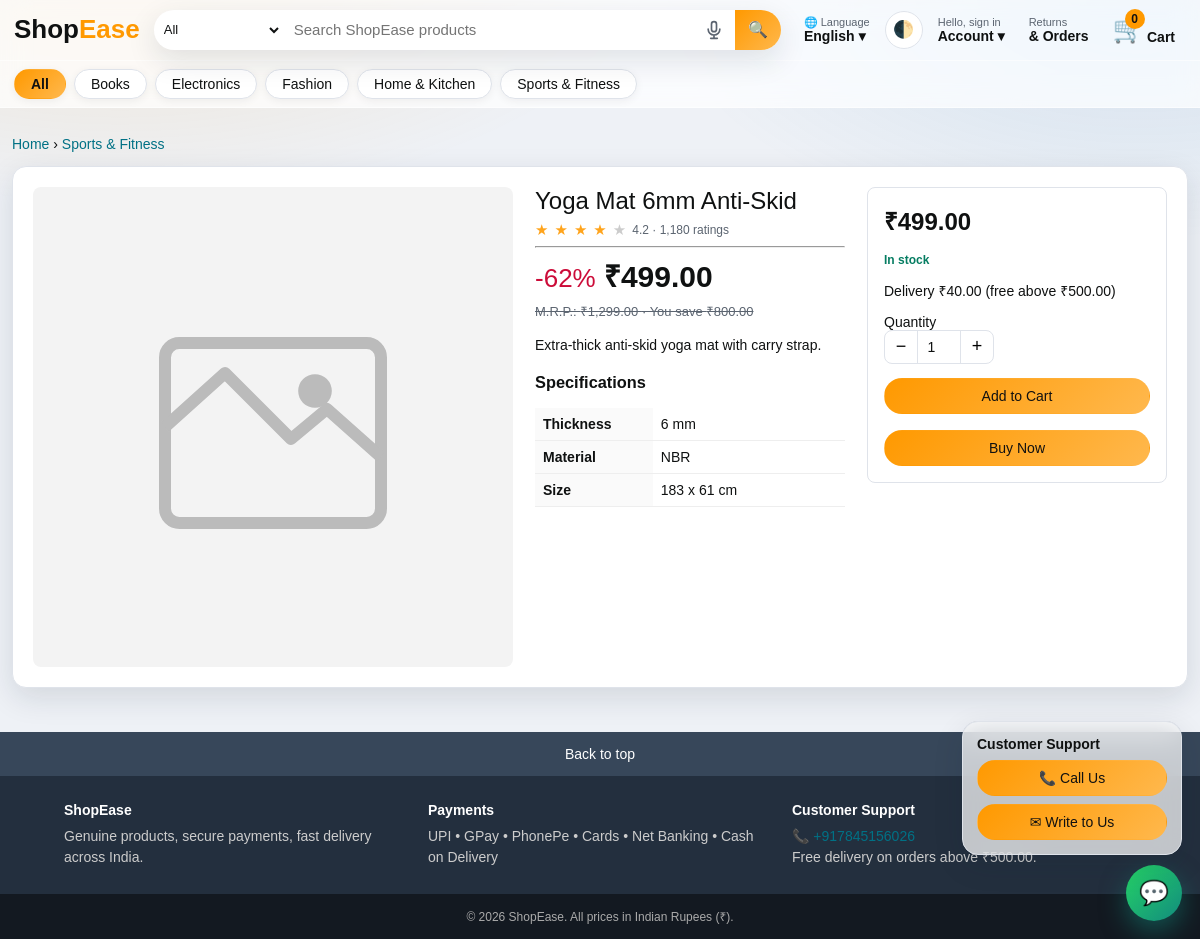
The page /product.php?id=9 on the database its author committed.
### tables this page shows
CREATE TABLE IF NOT EXISTS categories (
    category_id INT UNSIGNED AUTO_INCREMENT PRIMARY KEY,
    name        VARCHAR(100) NOT NULL,
    slug        VARCHAR(120) NOT NULL,
    UNIQUE KEY uq_categories_slug (slug)
);

CREATE TABLE IF NOT EXISTS products (
    product_id     INT UNSIGNED AUTO_INCREMENT PRIMARY KEY,
    category_id    INT UNSIGNED NOT NULL,
    name           VARCHAR(200) NOT NULL,
    description    TEXT NULL,
    specifications TEXT NULL,                     
    mrp_price      DECIMAL(10,2) NOT NULL,
    selling_price  DECIMAL(10,2) NOT NULL,
    stock_quantity INT UNSIGNED NOT NULL DEFAULT 0,
    image_path     VARCHAR(255) NULL,
    rating         DECIMAL(2,1) NOT NULL DEFAULT 4.0,
    rating_count   INT UNSIGNED NOT NULL DEFAULT 0,
    created_at     TIMESTAMP NOT NULL DEFAULT CURRENT_TIMESTAMP,
    KEY idx_products_category (category_id),
    KEY idx_products_name (name),
    KEY idx_products_stock (stock_quantity),
    CONSTRAINT fk_products_category FOREIGN KEY (category_id) REFERENCES categories(category_id) ON DELETE RESTRICT
);

### includes/lang.php (called while the page is built, shortened)
<?php
require_once __DIR__ . '/functions.php';
function lang_code(): string
{
    $l = $_SESSION['lang'] ?? ($_COOKIE['lang'] ?? 'en');
    return in_array($l, ['en', 'ta'], true) ? $l : 'en';
}
function t(string $key, array $repl = []): string
{
    static $dict = [];
    $l = lang_code();
    foreach (['en', $l] as $c) if (!isset($dict[$c])) $dict[$c] = require __DIR__ . '/../lang/' . $c . '.php';
    $s = $dict[$l][$key] ?? $dict['en'][$key] ?? $key;
    return $s;
}
function cat_name(string $slug, string $fallback): string { $k = 'cat_' . $slug; $s = t($k); return $s === $k ? $fallback : $s; }

### lang/en.php (called while the page is built)
<?php
return [
    'all' => 'All', 'hello' => 'Hello', 'sign_in_short' => 'sign in', 'account' => 'Account', 'orders' => '& Orders', 'returns' => 'Returns',
    'cart' => 'Cart', 'sign_in' => 'Sign in', 'create_account' => 'Create account', 'my_orders' => 'My Orders', 'change_password' => 'Change Password',
    'whatsapp_login' => 'WhatsApp Login', 'admin_panel' => 'Admin Panel', 'sign_out' => 'Sign out', 'language' => 'Language', 'theme' => 'Toggle theme',
    'search_placeholder' => 'Search ShopEase products', 'search' => 'Search', 'voice_search' => 'Search by voice', 'listening' => 'Listening…',
    'add_to_cart' => 'Add to Cart', 'quick_view' => 'Quick view', 'buy_now' => 'Buy Now', 'in_stock' => 'In stock', 'out_of_stock' => 'Out of stock', 'only_left' => 'Only :n left in stock',
    'recommended' => 'Recommended for you', 'results_for' => 'Results for', 'no_products' => 'No products found',
    'sort_new' => 'Newest', 'sort_low' => 'Price: Low to High', 'sort_high' => 'Price: High to Low', 'sort_disc' => 'Biggest discount', 'sort_rate' => 'Top rated',
    'cat_electronics' => 'Electronics', 'cat_fashion' => 'Fashion', 'cat_home-kitchen' => 'Home & Kitchen', 'cat_books' => 'Books', 'cat_sports-fitness' => 'Sports & Fitness',
    'checkout' => 'Checkout', 'shipping_address' => 'Shipping address', 'payment_method' => 'Payment method', 'online_payment' => 'Online Payment', 'cod' => 'Cash on Delivery',
    'full_name' => 'Full name', 'mobile' => 'Mobile number', 'street' => 'Street address', 'pincode' => 'Pincode', 'city_district' => 'City / District', 'state' => 'State',
    'order_summary' => 'Order summary', 'items_total' => 'Items total', 'delivery' => 'Delivery', 'net_payable' => 'Net payable', 'free' => 'FREE',
    'support' => 'Customer Support', 'call_us' => 'Call Us', 'write_to_us' => 'Write to Us', 'send' => 'Send', 'cancel' => 'Cancel', 'close' => 'Close',
    'your_name' => 'Your name', 'your_email' => 'Your email', 'order_id_optional' => 'Order ID (optional)', 'your_query' => 'Your query',
    'cancel_order' => 'Cancel Order', 'cancel_reason' => 'Reason for cancellation', 'confirm_cancel' => 'Confirm cancellation', 'back_to_top' => 'Back to top',
];

### config/db.php (called while the page is built, shortened)
<?php
final class Database
{
    private static ?PDO $pdo = null;
    public static function getConnection(): PDO
    {
        if (self::$pdo === null) {
            $dsn = sprintf('mysql:host=%s;port=%s;dbname=%s;charset=utf8mb4', DB_HOST, DB_PORT, DB_NAME);
            try {
                self::$pdo = new PDO($dsn, DB_USER, DB_PASS, [
                    PDO::ATTR_ERRMODE            => PDO::ERRMODE_EXCEPTION,
                    PDO::ATTR_DEFAULT_FETCH_MODE => PDO::FETCH_ASSOC,
                    PDO::ATTR_EMULATE_PREPARES   => false,
                    PDO::MYSQL_ATTR_INIT_COMMAND => "SET time_zone = '+05:30'",
                ]);
            } catch (PDOException $e) {
                error_log('DB connection failed: ' . $e->getMessage());
                http_response_code(500);
                exit(APP_DEBUG ? 'Database error: ' . htmlspecialchars($e->getMessage()) : 'Service temporarily unavailable.');
            }
        }
        return self::$pdo;
    }
}

### product.php (the view, shortened to what this page needs)
<?php
require_once __DIR__ . '/includes/functions.php';
$db = Database::getConnection();
$id = (int)($_GET['id'] ?? 0);
$st = $db->prepare('SELECT p.*, c.name AS category_name, c.slug FROM products p JOIN categories c ON c.category_id = p.category_id WHERE p.product_id = ?');
$st->execute([$id]);
$p = $st->fetch();
$imgs = [];
$mainSrc = product_image($imgs[0] ?? null);
$specs = [];
foreach (preg_split('/\r?\n/', (string)$p['specifications']) as $line) {
    if (str_contains($line, ':')) { [$k, $v] = array_map('trim', explode(':', $line, 2)); if ($k !== '') $specs[$k] = $v; }
}
$off = discount_percent((float)$p['mrp_price'], (float)$p['selling_price']);
$stock = (int)$p['stock_quantity'];
require __DIR__ . '/includes/header.php';
?>
<p><a href="<?= url('index.php') ?>">Home</a> › <a href="<?= url('index.php?cat=' . urlencode($p['slug'])) ?>"><?= e($p['category_name']) ?></a></p>
<div class="detail panel">
  <div class="gallery">
    <div class="main"><img id="mainImg" src="<?= e($mainSrc) ?>" alt="<?= e($p['name']) ?>"></div>
  </div>
  <div>
    <h1><?= e($p['name']) ?></h1>
    <div class="rating"><?= stars_html((float)$p['rating']) ?> <span><?= number_format((float)$p['rating'], 1) ?> · <?= number_format((int)$p['rating_count']) ?> ratings</span></div>
    <hr>
    <div class="price-row">
      <?php if ($off > 0): ?><span style="color:#cc0c39;font-size:26px">-<?= $off ?>%</span><?php endif; ?>
      <span class="price" style="font-size:30px"><?= money($p['selling_price']) ?></span>
    </div>
    <?php if ($off > 0): ?><div class="mrp">M.R.P.: <?= money($p['mrp_price']) ?> · You save <?= money((float)$p['mrp_price'] - (float)$p['selling_price']) ?></div><?php endif; ?>
    <p style="line-height:1.6"><?= nl2br(e($p['description'])) ?></p>
    <?php if ($specs): ?>
      <h3>Specifications</h3>
      <table class="spec"><?php foreach ($specs as $k => $v): ?><tr><td><?= e($k) ?></td><td><?= e($v) ?></td></tr><?php endforeach; ?></table>
    <?php endif; ?>
  </div>
  <aside class="buybox">
    <div class="price" style="font-size:24px"><?= money($p['selling_price']) ?></div>
    <p><?= $stock <= 0 ? '<span class="stock out">Out of stock</span>' : ($stock <= LOW_STOCK_THRESHOLD ? '<span class="stock low">Only ' . $stock . ' left in stock</span>' : '<span class="stock in">In stock</span>') ?></p>
    <p><?= (float)$p['selling_price'] >= FREE_DELIVERY_ABOVE ? 'FREE delivery' : 'Delivery ' . e(money(DELIVERY_CHARGE)) . ' (free above ' . e(money(FREE_DELIVERY_ABOVE)) . ')' ?></p>
    <?php if ($stock > 0): ?>
      <p>Quantity<br>
        <span class="qty" data-detail><button type="button" data-d="-">−</button><input id="detailQty" type="number" value="1" min="1" max="<?= $stock ?>" readonly><button type="button" data-d="+">+</button></span>
      </p>
      <button class="btn btn-block" data-add-cart="<?= (int)$p['product_id'] ?>">Add to Cart</button><br>
      <button class="btn btn-orange btn-block" data-add-cart="<?= (int)$p['product_id'] ?>" data-buy-now="1">Buy Now</button>
    <?php else: ?><button class="btn btn-block" disabled>Currently unavailable</button><?php endif; ?>
  </aside>
</div>
<?php require __DIR__ . '/includes/footer.php'; ?>

### includes/header.php (shortened to what this page needs)
<?php
require_once __DIR__ . '/functions.php';
require_once __DIR__ . '/lang.php';
$user = current_user();
$cats = Database::getConnection()->query('SELECT category_id, name, slug FROM categories ORDER BY name')->fetchAll();
$q = trim((string)($_GET['q'] ?? ''));
$activeCat = (string)($_GET['cat'] ?? '');
$L = lang_code();
?>
<!DOCTYPE html>
<html lang="<?= $L ?>" data-speech="<?= $L === 'ta' ? 'ta-IN' : 'en-IN' ?>">
<head>
<link rel="stylesheet" href="<?= BASE_URL ?>/assets/css/style.css">
<link rel="stylesheet" href="<?= BASE_URL ?>/assets/css/theme.css">
</head>
<body>
<header class="site-header">
  <div class="nav-top">
    <a class="logo" href="<?= url('index.php') ?>">Shop<span>Ease</span></a>
    <form class="search" action="<?= url('index.php') ?>" method="get" autocomplete="off" role="search">
      <select name="cat" aria-label="Category">
        <option value=""><?= e(t('all')) ?></option>
      </select>
      <input type="search" name="q" id="searchInput" value="<?= e($q) ?>" placeholder="<?= e(t('search_placeholder')) ?>" aria-label="<?= e(t('search')) ?>">
      <button type="button" id="voiceBtn" class="voice-btn" aria-label="<?= e(t('voice_search')) ?>" title="<?= e(t('voice_search')) ?>">
        <svg viewBox="0 0 24 24" width="20" height="20" fill="none" stroke="currentColor" stroke-width="2" stroke-linecap="round" stroke-linejoin="round"><rect x="9" y="2" width="6" height="12" rx="3"/><path d="M5 11a7 7 0 0 0 14 0M12 18v4M8 22h8"/></svg></button>
      <button type="submit" aria-label="<?= e(t('search')) ?>">🔍</button>
    </form>
    <div class="nav-right">
      <div class="dropdown">
        <a class="nav-link" href="#" aria-label="<?= e(t('language')) ?>"><small>🌐 <?= e(t('language')) ?></small><strong><?= $L === 'ta' ? 'தமிழ்' : 'English' ?> ▾</strong></a>
      </div>
      <button type="button" id="themeBtn" class="theme-btn" aria-label="<?= e(t('theme')) ?>" title="<?= e(t('theme')) ?>">🌓</button>
      <div class="dropdown">
        <a class="nav-link" href="<?= $user ? '#' : url('login.php') ?>">
          <small><?= e(t('hello')) ?>, <?= $user ? e(explode(' ', $user['full_name'])[0]) : e(t('sign_in_short')) ?></small>
          <strong><?= e(t('account')) ?> ▾</strong>
        </a>
      </div>
      <a class="nav-link" href="<?= url('my_orders.php') ?>"><small><?= e(t('returns')) ?></small><strong><?= e(t('orders')) ?></strong></a>
      <a class="cart-link" href="<?= url('cart.php') ?>" aria-label="<?= e(t('cart')) ?>">
        <span class="cart-icon">🛒</span><span class="cart-badge" id="cartBadge"><?= cart_count() ?></span><strong><?= e(t('cart')) ?></strong>
      </a>
    </div>
  </div>
  <nav class="nav-sub" aria-label="Categories">
    <a href="<?= url('index.php') ?>" class="<?= $activeCat === '' ? 'active' : '' ?>"><?= e(t('all')) ?></a>
    <?php foreach ($cats as $c): ?>
      <a href="<?= url('index.php?cat=' . urlencode($c['slug'])) ?>" class="<?= $activeCat === $c['slug'] ? 'active' : '' ?>"><?= e(cat_name($c['slug'], $c['name'])) ?></a>
    <?php endforeach; ?>
  </nav>
</header>
<main class="container">

### assets/css/style.css (style rules this page uses)
:root { --nav:#131921;--nav2:#232f3e;--accent:#febd69;--btn:#ffd814;--btn2:#ffa41c;--link:#007185;--red:#b12704;--green:#067d62;--bg:#eaeded;--card:#fff;--text:#0f1111;--muted:#565959;--border:#d5d9d9 }
* { box-sizing:border-box }
body { margin:0;font-family:Arial,Helvetica,sans-serif;background:var(--bg);color:var(--text);font-size:14px }
a { color:var(--link);text-decoration:none }
img { max-width:100% }
.container { max-width:1300px;margin:0 auto;padding:14px 12px }
.site-header { position:sticky;top:0;z-index:100;background:var(--nav) }
.nav-top { display:flex;align-items:center;gap:14px;padding:8px 14px;color:#fff }
.logo { font-size:26px;font-weight:700;color:#fff;white-space:nowrap }
.logo span { color:var(--accent) }
.search { position:relative;flex:1;display:flex;height:40px;border-radius:6px;overflow:visible }
.search select { border:0;background:#e6e6e6;border-radius:6px 0 0 6px;padding:0 6px;max-width:130px;font-size:13px;color:#333 }
.search input { flex:1;border:0;padding:0 12px;font-size:15px;outline:0;min-width:0 }
.search button { border:0;background:var(--accent);width:46px;border-radius:0 6px 6px 0;cursor:pointer;font-size:16px }
.nav-right { display:flex;align-items:center;gap:6px }
.nav-link,.cart-link { color:#fff;display:flex;flex-direction:column;line-height:1.15;padding:6px 8px;border:1px solid transparent;border-radius:3px;white-space:nowrap }
.nav-link small { font-size:11px;color:#ddd }
.cart-link { flex-direction:row;align-items:flex-end;gap:2px;position:relative;padding-right:10px }
.cart-icon { font-size:26px }
.cart-badge { position:absolute;top:0;left:20px;background:var(--accent);color:#111;border-radius:10px;min-width:20px;height:20px;line-height:20px;text-align:center;font-size:12px;font-weight:700;padding:0 4px }
.dropdown { position:relative }
.nav-sub { background:var(--nav2);display:flex;gap:2px;overflow-x:auto;padding:0 10px }
.nav-sub a { color:#fff;padding:8px 12px;white-space:nowrap;border:1px solid transparent }
.nav-sub a:hover,.nav-sub a.active { border-color:#fff;text-decoration:none }
.rating { display:flex;align-items:center;gap:6px;color:var(--muted);font-size:12px }
.price-row { margin:6px 0;display:flex;align-items:baseline;gap:8px;flex-wrap:wrap }
.price { font-size:20px;font-weight:700 }
.mrp { color:var(--muted);text-decoration:line-through;font-size:13px }
.stock { font-size:12px;margin-bottom:8px;font-weight:700 }
.in { color:var(--green) }
.btn { display:inline-block;border:1px solid #fcd200;background:var(--btn);color:#111;padding:9px 16px;border-radius:20px;cursor:pointer;font-size:14px;text-align:center }
.btn-orange { background:var(--btn2);border-color:#ff8f00 }
.btn-block { display:block;width:100% }
.panel { background:#fff;border-radius:8px;padding:20px;box-shadow:0 1px 3px rgba(0,0,0,.08) }
.detail { display:grid;grid-template-columns:minmax(280px,480px) 1fr 300px;gap:22px;align-items:start }
.gallery .main { background:#fff;border-radius:8px;aspect-ratio:1/1;display:flex;align-items:center;justify-content:center;overflow:hidden }
.gallery .main img { max-width:100%;max-height:100%;object-fit:contain }
.detail h1 { font-size:24px;font-weight:500;margin:0 0 6px }
.spec { width:100%;border-collapse:collapse;margin-top:10px }
.spec td { padding:8px;border-bottom:1px solid #eee }
.spec td:first-child { font-weight:700;width:38%;background:#fafafa }
.buybox { background:#fff;border:1px solid var(--border);border-radius:8px;padding:16px }
.qty { display:inline-flex;align-items:center;border:1px solid var(--border);border-radius:8px;overflow:hidden;background:#f0f2f2 }
.qty button { border:0;background:transparent;width:32px;height:32px;font-size:18px;cursor:pointer }
.qty input { width:44px;height:32px;text-align:center;border:0;border-left:1px solid var(--border);border-right:1px solid var(--border);background:#fff;font-size:14px }

### rows shown on the page
categories: name "Books"
categories: name "Electronics"
categories: name "Fashion"
categories: name "Home & Kitchen"
categories: name "Sports & Fitness"
products: category.name "Sports & Fitness", name "Yoga Mat 6mm Anti-Skid", rating "4.2", rating_count "1,180", off "62", selling_price "₹499.00", mrp_price "₹1,299.00", money((float)$p['mrp_price'] - (float)$p['selling_price']) "₹800.00", description "Extra-thick anti-skid yoga mat with carry strap."

### other values the page prints
t('language') "Language"
t('hello') "Hello"
t('sign_in_short') "sign in"
t('account') "Account"
t('returns') "Returns"
t('orders') "& Orders"
cart_count() "0"
t('cart') "Cart"
t('all') "All"
$k "Thickness"
$v "6 mm"
$k "Material"
$v "NBR"
$k "Size"
$v "183 x 61 cm"
